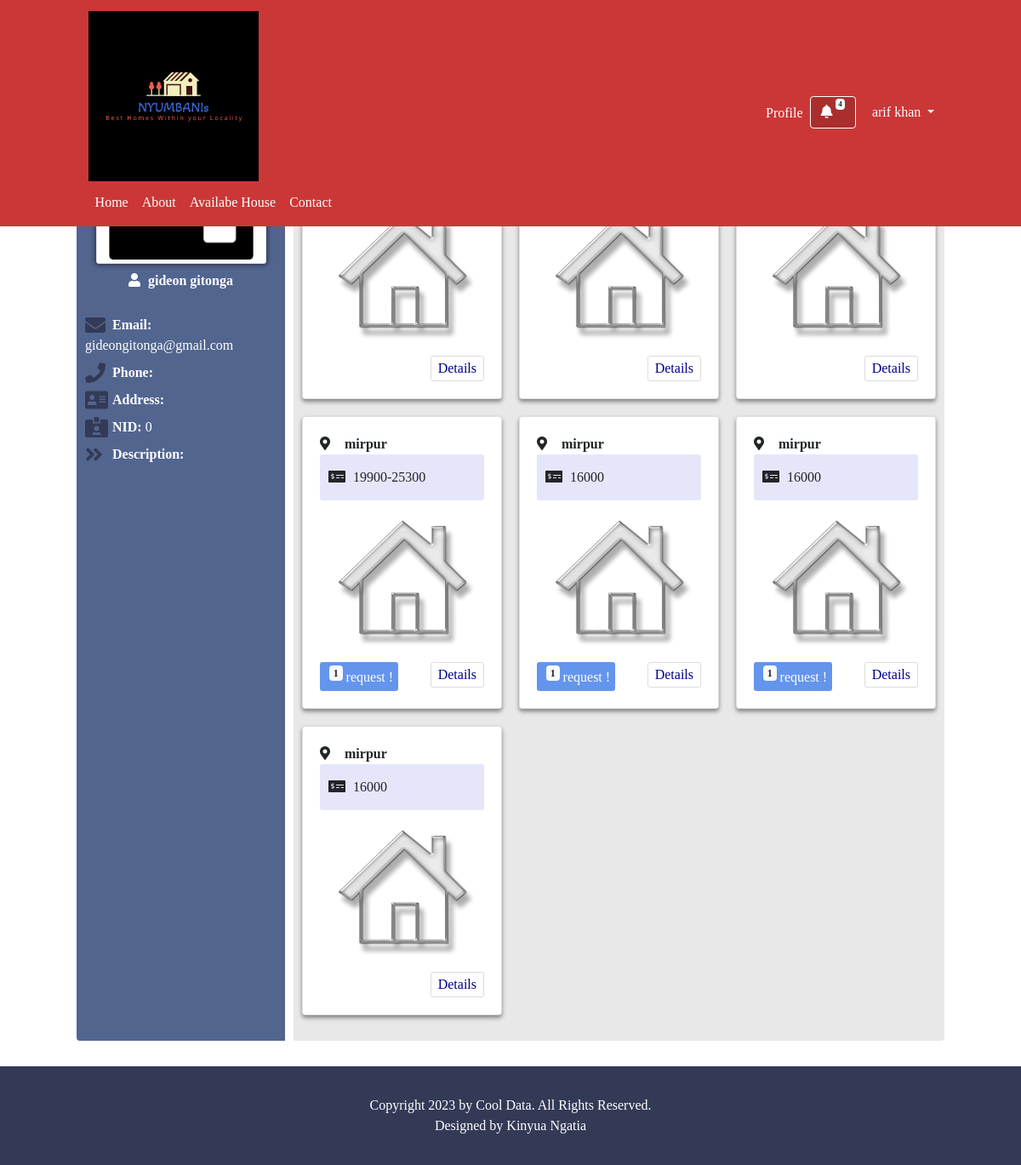
Screenshot of /owner_profile.php?owner_id=53 (signed in) with the database file from the repository.
### tables this page shows
CREATE TABLE `tbl_user` (
  `id` int(11) NOT NULL,
  `user` enum('owner','tenant') DEFAULT NULL,
  `fname` varchar(32) NOT NULL,
  `lname` varchar(32) NOT NULL,
  `email` varchar(52) NOT NULL,
  `password` varchar(152) NOT NULL,
  `nid` int(20) NOT NULL,
  `address` text NOT NULL,
  `pic` varchar(32) NOT NULL,
  `phone_number` varchar(20) NOT NULL,
  `account` int(10) NOT NULL,
  `description` text NOT NULL
);

CREATE TABLE `tbl_house` (
  `id` int(50) NOT NULL,
  `owner_id` int(50) NOT NULL,
  `tenant_id` int(50) NOT NULL,
  `address` text NOT NULL,
  `road_no` varchar(252) NOT NULL,
  `house_no` varchar(252) NOT NULL,
  `rental_value` varchar(50) NOT NULL,
  `house_type` varchar(50) NOT NULL,
  `floor` varchar(252) NOT NULL,
  `bedroom` varchar(50) NOT NULL,
  `dinning_room` varchar(52) NOT NULL,
  `bathroom` varchar(50) NOT NULL,
  `kitchen` varchar(52) NOT NULL,
  `balconies` varchar(52) NOT NULL,
  `description` text NOT NULL,
  `active_status` int(11) NOT NULL,
  `img_1` varchar(252) NOT NULL,
  `img_2` varchar(252) NOT NULL,
  `img_3` varchar(252) NOT NULL
);

### Controller/baseController.php (called while the page is built, shortened)
<?php
  include_once 'lib/Database.php';
  class Basecontroller
  {
    public function __construct()
    {
      $this->db = new Database();
    }
  }
 ?>

### lib/Database.php (called while the page is built, shortened)
<?php
  class Database
  {
    private $hostdb = 'localhost';
    private $userdb = 'root1';
    private $passdb = 'root1234';
    private $namedb = 'houserent';
    function __construct()
    {
      if (!isset($link)) {
        try {
          $pdo = new PDO("mysql:host=".$this->hostdb.";dbname=".$this->namedb,$this->userdb,$this->passdb);
          $pdo->setAttribute(PDO::ATTR_ERRMODE, PDO::ERRMODE_EXCEPTION);
          $pdo->exec("SET CHARACTER SET utf8");
          $this->link = $pdo;
        } catch (PDOException $e) {
          die("Failed to Connect with Database.".$e->getMessage());
        }
      }
    }
  }
 ?>

### Controller/Homecontroller.php (called while the page is built, shortened)
<?php
  include_once 'Controller/baseController.php';
  class Homecontroller extends Basecontroller
  {
    public function gethomeDetailsbyowner($id)
    {
      $sql = 'select * from tbl_house where owner_id=:id order by id DESC';
      $query = $this->db->link->prepare($sql);
      $query->bindValue(':id',$id);
      $query->execute();
      $result = $query->fetchAll();
      return $result;
    }
    public function totalRequest($houseid)
    {
      $sql = "select * from tbl_rentrequest where house_id=:house_id";
      $query = $this->db->link->prepare($sql);
      $query->bindValue(':house_id',$houseid);
      $query->execute();
      $result = $query->fetchAll(PDO::FETCH_ASSOC);
      return $result;
    }
    public function getUser($id)
    {
      $sql = "select * from tbl_user where id=:id";
      $query = $this->db->link->prepare($sql);
      $query->bindParam('id',$id,PDO::PARAM_INT);
      $query->execute();
      $result = $query->fetchObject(__CLASS__);
      return $result;
    }
  }

### owner_profile.php (the view, shortened to what this page needs)
<?php
  include 'inc/header.php';
  include 'inc/navbar.php';
  include 'Controller/Homecontroller.php';
?>
<?php
  $home = new Homecontroller();
  $id=0;
  if(isset($_GET['owner_id'])){
    $id = $_GET['owner_id'];
  }
  $user = $home->getUser($id);
 ?>
<div class="profile_area">
  <div class="profile_main container">
    <div class="inner_profile row">
      <div class="left_profile col-sm-3">
        <div class="left_profile_inner">
          <div class="profile_title">
            <div class="profile_image">
            </div>
            <p class="text-center"> <i class="fas fa-user" style="margin-right:5px;"></i> <?php if(isset($user->fname)) echo $user->fname;if(isset($user->lname)) echo ' '.$user->lname; ?> </p>
          </div>
          <div class="profile_nav">
            <ul class="main_profile_nav">
              <li> <i class="fas fa-envelope"></i> <strong>Email:</strong> <?php if(isset($user->email)) echo $user->email; ?> </li>
              <li> <i class="fas fa-phone"></i> <strong>Phone:</strong> <?php if(isset($user->phone_number)) echo $user->phone_number; ?> </li>
              <li> <i class="fas fa-address-card"></i> <strong>Address:</strong> <?php if(isset($user->address)) echo $user->address; ?> </li>
              <li> <i class="fas fa-id-card-alt"></i> <strong>NID:</strong> <?php if(isset($user->nid)) echo $user->nid; ?> </li>
              <li> <i class="fas fa-angle-double-right"></i> <strong>Description:</strong> <p class="text-justify"><?php if(isset($user->description)) echo $user->description; ?></p> </li>
            </ul>
          </div>
        </div>
      </div>
      <div class="right_profile col-sm-9">
        <div class="right_profile_inner">
          <div class="house_main">
            <div class="available_house col-sm-12">
              <h4>Your Home List</h4>
<?php
  $home = new Homecontroller();
  $ava_home = $home->gethomeDetailsbyowner($id);
 ?>
              <div class="all_house row">
      <?php
      if(count($ava_home) > 0) {
        foreach ($ava_home as $house){
        $houseid = $house['id'];
        $total_req = $home->totalRequest($houseid);
       ?>
                <div class="single_house card">
                  <div class="single_house_inner card-body">
                    <div class="house_title">
                      <p style="font-weight:600;">  <i class="fas fa-map-marker-alt"></i> <?php echo $house['address']; ?> </p>
                      <p class="rent"> <i class="fas fa-money-check-alt"></i> <?php echo $house['rental_value']; ?> </p>
                    </div>
                    <div class="house_img">
                      <img src="assets/images/house/house29.png" alt="House">
                    </div>
                    <?php
                      if ($house['active_status'] == 1) {
                        $getuser = $home->getUser($house['tenant_id']);
                    ?>
                      <p style="overflow:hidden;">Booked By <a href="tenant_profile.php?tenant_id=<?php echo $getuser->id; ?>" target="_blank" style="font-weight:strong;margin:0px;float:none;border:none;"><?php echo $getuser->fname.' '.$getuser->lname; ?></a> </p>
                    <?php
                      }else if(is_array($total_req) && count($total_req) > 0){ ?>
                    <p style="display:inline-block;margin-top:10px;padding:4px 6px;color:#fff;border-radius:3px;background-color:cornflowerblue;"><span style="margin-left:5px;" class="badge badge-light"> <?php echo count($total_req); ?></span> request !</p>
                  <?php } ?>
                    <a href="housedetails.php?house_id=<?php echo $house['id']; ?>">Details</a>
                  </div>
                </div>
        <?php } }else{ echo "You havn't any availabe/free room."; } ?>
              </div>
            </div>
          </div>
        </div>
      </div>
    </div>
  </div>
</div>
<?php
  include 'inc/footer.php';
?>

### assets/css/style.css (style rules this page uses)
.container { padding: 0px; max-width: 85%; }
body { font-family: poppins; }
h1,h2,h3,h4,h5,p,ul,.row { padding: 0px; margin: 0px; }
[class*="col-"] { padding-left: 0 !important; padding-right: 0 !important; }
ul { list-style: none; }
.left_profile_inner { background-color: #52658f; border-radius: 4px 0px 0px 4px; padding: 10px; color: #fff; margin-right: 10px; height: 100%; }
.right_profile_inner { min-height: 600px; background-color: #e8e8e8; border-radius: 0px 4px 4px 0px; padding: 10px; }
.left_profile_inner .profile_image { height: 220px; width: 200px; margin: 0px auto; }
.left_profile_inner .profile_title { margin-bottom: 20px; }
.profile_main { padding: 30px 0px; }
.profile_title p { padding: 8px 0px; font-size: 16px; font-weight: 600; }
.available_house h4 { margin-bottom: 10px; }
.available_house { margin-bottom: 20px; }
.all_house { display: grid; grid-template-columns: auto auto auto; grid-column-gap: 20px; grid-row-gap: 20px; }
.single_house { box-shadow: 0px 3px 5px 0px grey; transition: 0.4s; cursor: pointer; }
.single_house_inner p i { min-width: 25px; }
.single_house_inner a { padding: 2px 8px; border: 1px solid gainsboro; border-radius: 3px; color: darkblue; float: right; margin-top: 10px; transition: 0.4s; }
.house_img { height: 180px; width: 180px; margin: 0px auto; }
.house_img img { height: 100%; width: 100%; }
.profile_main { margin-top: 50px; }
.main_profile_nav li { margin-bottom: 8px; }
.main_profile_nav li i { width: 28px; color: #333a56; font-size: 24px; vertical-align: bottom; }
.rent { background-color: lavender; padding: 15px 10px; border-radius: 3px; }
.badge { vertical-align: super; }

### rows the page displays
tbl_user: fname "gideon", lname "gitonga", email "gideongitonga@gmail.com", nid "0"
tbl_house: address "mirpur", rental_value "19900-25300", count($total_req) "1"
tbl_house: address "mirpur", rental_value "16000", count($total_req) "1"
tbl_house: address "mirpur", rental_value "16000", count($total_req) "1"
tbl_house: address "mirpur", rental_value "16000"

### other values shown
count($allmsg) "4"
Session::get('fname') "arif"
Session::get('lname') "khan"
